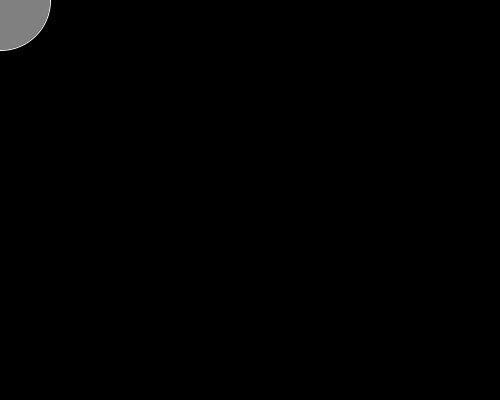
Frame 1 (no input)
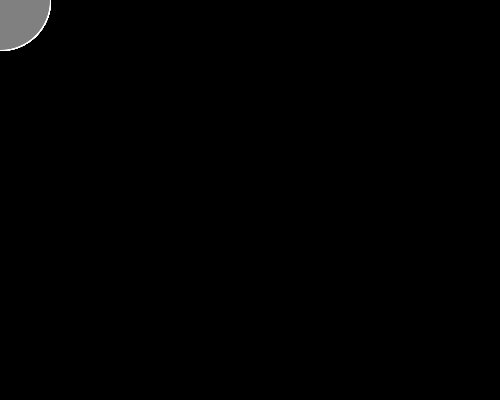
Frame 60 (the mouse pressed at the canvas centre just before this capture)
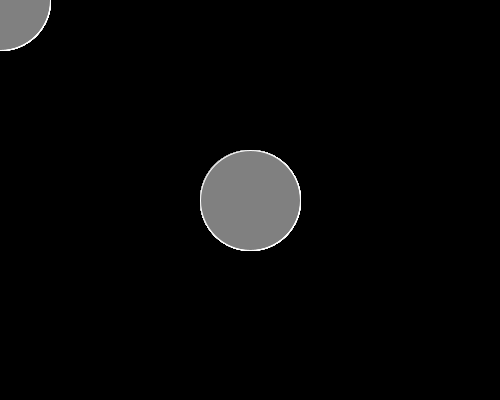
Frame 120 (the mouse held since frame 60 and released just before this capture)

The Processing sketch that drew these frames (run headless with seeded random() and noise(); from frame 60 on, the mouse is pressed at the canvas centre):

// Processing sketch: sketch_animate
// ── sketch_animate.pde
void setup() {
  size(500,400);
  background(0);
}

void draw() {
stroke(255);
  fill(128);
  ellipse(mouseX, mouseY, 100, 100);

}
